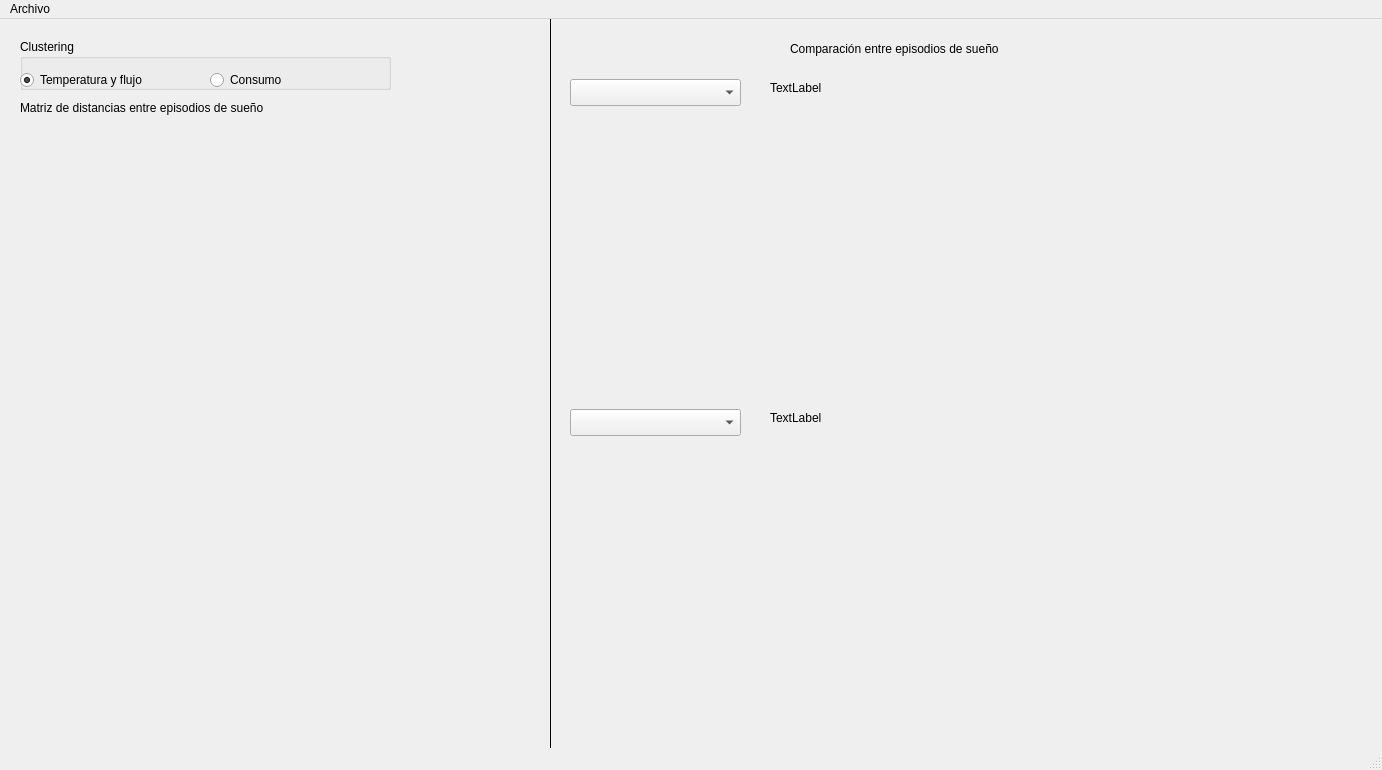
<?xml version="1.0" encoding="UTF-8"?>
<ui version="4.0">
 <class>MainWindow</class>
 <widget class="QMainWindow" name="MainWindow">
  <property name="geometry">
   <rect>
    <x>0</x>
    <y>0</y>
    <width>1382</width>
    <height>770</height>
   </rect>
  </property>
  <property name="windowTitle">
   <string>Estudio sueños</string>
  </property>
  <widget class="QWidget" name="centralwidget">
   <widget class="QComboBox" name="cbx1">
    <property name="geometry">
     <rect>
      <x>570</x>
      <y>60</y>
      <width>171</width>
      <height>27</height>
     </rect>
    </property>
    <property name="maximumSize">
     <size>
      <width>16777215</width>
      <height>300</height>
     </size>
    </property>
   </widget>
   <widget class="QComboBox" name="cbx2">
    <property name="geometry">
     <rect>
      <x>570</x>
      <y>390</y>
      <width>171</width>
      <height>27</height>
     </rect>
    </property>
   </widget>
   <widget class="QWidget" name="wgDendograma" native="true">
    <property name="geometry">
     <rect>
      <x>20</x>
      <y>410</y>
      <width>511</width>
      <height>291</height>
     </rect>
    </property>
    <layout class="QGridLayout" name="dendrogramLayout"/>
   </widget>
   <widget class="QLabel" name="label_3">
    <property name="geometry">
     <rect>
      <x>20</x>
      <y>80</y>
      <width>311</width>
      <height>17</height>
     </rect>
    </property>
    <property name="text">
     <string>Matriz de distancias entre episodios de sueño</string>
    </property>
   </widget>
   <widget class="QLabel" name="label">
    <property name="geometry">
     <rect>
      <x>790</x>
      <y>20</y>
      <width>261</width>
      <height>20</height>
     </rect>
    </property>
    <property name="text">
     <string>Comparación entre episodios de sueño</string>
    </property>
   </widget>
   <widget class="QWidget" name="wgPlotUp" native="true">
    <property name="geometry">
     <rect>
      <x>570</x>
      <y>100</y>
      <width>801</width>
      <height>251</height>
     </rect>
    </property>
    <layout class="QHBoxLayout" name="plotLayoutUp"/>
   </widget>
   <widget class="QGroupBox" name="groupBox">
    <property name="geometry">
     <rect>
      <x>20</x>
      <y>20</y>
      <width>371</width>
      <height>51</height>
     </rect>
    </property>
    <property name="title">
     <string>Clustering</string>
    </property>
    <widget class="QRadioButton" name="rbTemperatura">
     <property name="geometry">
      <rect>
       <x>0</x>
       <y>30</y>
       <width>171</width>
       <height>22</height>
      </rect>
     </property>
     <property name="text">
      <string>Temperatura y flujo</string>
     </property>
     <property name="checked">
      <bool>true</bool>
     </property>
    </widget>
    <widget class="QRadioButton" name="rbConsumo">
     <property name="geometry">
      <rect>
       <x>190</x>
       <y>30</y>
       <width>116</width>
       <height>22</height>
      </rect>
     </property>
     <property name="text">
      <string>Consumo</string>
     </property>
    </widget>
   </widget>
   <widget class="QWidget" name="wgPlotBot" native="true">
    <property name="geometry">
     <rect>
      <x>570</x>
      <y>430</y>
      <width>801</width>
      <height>271</height>
     </rect>
    </property>
    <layout class="QHBoxLayout" name="plotLayoutBot"/>
   </widget>
   <widget class="KSeparator" name="kseparator">
    <property name="geometry">
     <rect>
      <x>500</x>
      <y>0</y>
      <width>101</width>
      <height>731</height>
     </rect>
    </property>
    <property name="orientation">
     <enum>Qt::Vertical</enum>
    </property>
   </widget>
   <widget class="QWidget" name="wgDistTable" native="true">
    <property name="geometry">
     <rect>
      <x>20</x>
      <y>110</y>
      <width>511</width>
      <height>291</height>
     </rect>
    </property>
    <layout class="QGridLayout" name="tableLayout"/>
   </widget>
   <widget class="KSeparator" name="kseparator_2">
    <property name="geometry">
     <rect>
      <x>550</x>
      <y>360</y>
      <width>841</width>
      <height>20</height>
     </rect>
    </property>
   </widget>
   <widget class="QLabel" name="lbl2">
    <property name="geometry">
     <rect>
      <x>770</x>
      <y>390</y>
      <width>461</width>
      <height>17</height>
     </rect>
    </property>
    <property name="text">
     <string>TextLabel</string>
    </property>
   </widget>
   <widget class="QLabel" name="lbl1">
    <property name="geometry">
     <rect>
      <x>770</x>
      <y>60</y>
      <width>461</width>
      <height>17</height>
     </rect>
    </property>
    <property name="text">
     <string>TextLabel</string>
    </property>
   </widget>
  </widget>
  <widget class="QStatusBar" name="statusbar"/>
  <widget class="QMenuBar" name="menubar">
   <property name="geometry">
    <rect>
     <x>0</x>
     <y>0</y>
     <width>1382</width>
     <height>25</height>
    </rect>
   </property>
   <widget class="QMenu" name="menuAbrir">
    <property name="title">
     <string>Archivo</string>
    </property>
    <addaction name="actionAbrir"/>
   </widget>
   <addaction name="menuAbrir"/>
  </widget>
  <action name="actionAbrir">
   <property name="text">
    <string>Abrir</string>
   </property>
  </action>
 </widget>
 <customwidgets>
  <customwidget>
   <class>KSeparator</class>
   <extends>QFrame</extends>
   <header>kseparator.h</header>
  </customwidget>
 </customwidgets>
 <resources/>
 <connections/>
</ui>
